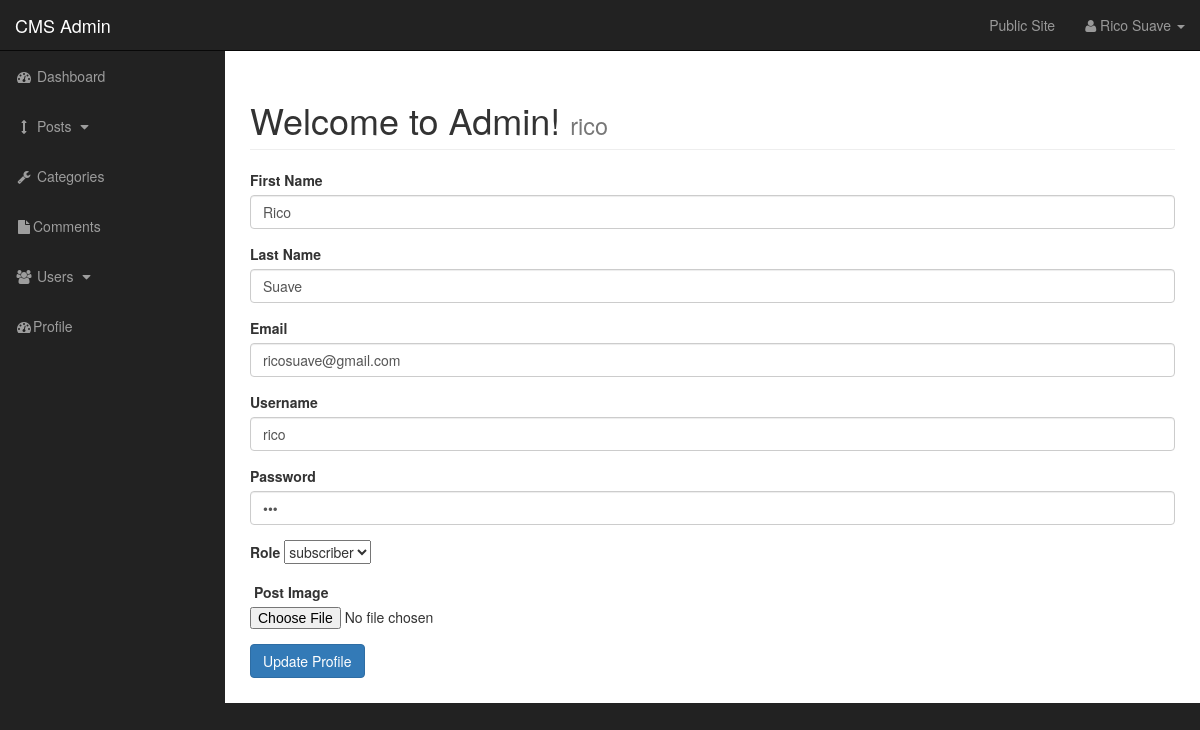
Screenshot of /admin/profile.php (signed in) with the database file from the repository.
### tables this page shows
CREATE TABLE `users` (
  `Id` int(3) NOT NULL,
  `username` varchar(255) NOT NULL,
  `password` varchar(255) NOT NULL,
  `firstname` varchar(255) NOT NULL,
  `lastname` varchar(255) NOT NULL,
  `email` varchar(255) NOT NULL,
  `image` text NOT NULL,
  `role` varchar(255) NOT NULL,
  `randSalt` varchar(255) NOT NULL
);

### admin/profile.php (the view, shortened to what this page needs)
<?php include "includes/admin_header.php"; ?>
<?php
if(isset($_SESSION['username'])) {
    $username = $_SESSION['username'];
    $query = "SELECT * FROM users WHERE username = '$username'; ";
    $query_user_username = mysqli_query($connection, $query);
    while($row = mysqli_fetch_assoc($query_user_username)) {
        $user_username = $row['username'];
        $user_password = $row['password'];
        $user_firstname = $row['firstname'];
        $user_lastname = $row['lastname'];
        $user_role = $row['role'];
        $user_email = $row['email'];
    }
}
?>
<div id="wrapper">
    <?php include "includes/admin_navigation.php"; ?>
    <div id="page-wrapper">
        <div class="container-fluid">
            <div class="row">
                <div class="col-lg-12">
                    <h1 class="page-header">
                        Welcome to Admin!
                        <small><?php echo $_SESSION['username']; ?></small>
                    </h1>
                    <form action="" method="post" enctype="multipart/form-data">
                        <div class="form-group">
                            <label for="first_name">First Name</label>
                            <input type="text" class="form-control" name="first_name" value="<?php echo $user_firstname; ?>">
                        </div>
                        <div class="form-group">
                            <label for="last_name">Last Name</label>
                            <input type="text" class="form-control" name="last_name" value="<?php echo $user_lastname; ?>">
                        </div>
                        <div class="form-group">
                            <label for="email">Email</label>
                            <input type="email" class="form-control" name="email" value="<?php echo $user_email; ?>">
                        </div>
                        <div class="form-group">
                            <label for="username">Username</label>
                            <input type="text" class="form-control" name="username" value="<?php echo $user_username; ?>">
                        </div>
                        <div class="form-group">
                            <label for="password">Password</label>
                            <input type="password" class="form-control" name="password" value="<?php echo $user_password; ?>">
                        </div>
                        <div class="form-group">
                            <label for="user_role">Role</label>
                            <select name="user_role" id="">
                                <option value="subscriber"><?php echo $user_role; ?></option>
                            </select>
                        </div>
                        <div class="form-group">
                            <label for="user_image">Post Image</label>
                            <input type="file"  name="user_image">
                        </div>
                        <div class="form-group">
                            <input class="btn btn-primary" type="submit" name="update_user" value="Update Profile">
                        </div>
                    </form>
                </div>
            </div>
        </div>
    </div>
    <?php include "includes/admin_footer.php"; ?>

### admin/css/sb-admin.css (style rules this page uses)
body { margin-top: 100px; background-color: #222; }
@media (min-width:768px) { body { margin-top: 50px; } }
#wrapper { padding-left: 0; }
#page-wrapper { width: 100%; padding: 0; background-color: #fff; }
@media (min-width:768px) { #wrapper { padding-left: 225px; } }
@media (min-width:768px) { #page-wrapper { padding: 10px; } }

### rows the page displays
users: first_name "Rico", last_name "Suave", email "ricosuave@gmail.com", username "rico", user_role "subscriber"

### other values shown
$_SESSION['firstname'] "Rico"
$_SESSION['lastname'] "Suave"
$_SESSION['username'] "rico"
